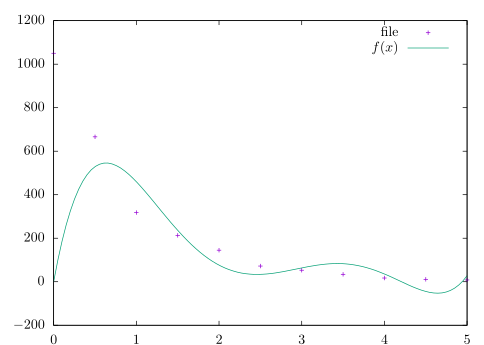

The script that drew this image:
reset

file ="./../data/fit.dat"

f(x)=a1*x + a2*x**2 + a3*x**3 + a4*x**4 + a5*x**5
fit f(x) file using 1:2 via a1, a2, a3, a4, a5

plot file using 1:2 with points title "file", f(x)
